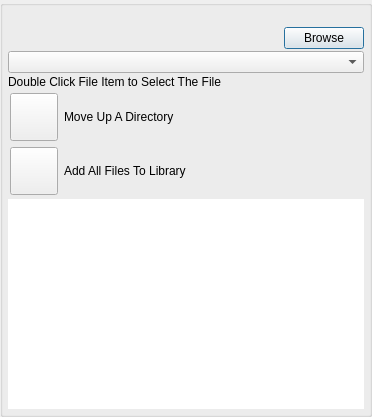
<?xml version="1.0" encoding="UTF-8"?>
<ui version="4.0">
 <class>BrowseFilesWidget</class>
 <widget class="QDialog" name="BrowseFilesWidget">
  <property name="windowModality">
   <enum>Qt::ApplicationModal</enum>
  </property>
  <property name="geometry">
   <rect>
    <x>0</x>
    <y>0</y>
    <width>372</width>
    <height>417</height>
   </rect>
  </property>
  <property name="windowTitle">
   <string>Browse Files</string>
  </property>
  <property name="windowOpacity">
   <double>1.000000000000000</double>
  </property>
  <property name="toolTip">
   <string/>
  </property>
  <layout class="QVBoxLayout" name="verticalLayout">
   <property name="spacing">
    <number>0</number>
   </property>
   <property name="leftMargin">
    <number>0</number>
   </property>
   <property name="topMargin">
    <number>0</number>
   </property>
   <property name="rightMargin">
    <number>0</number>
   </property>
   <property name="bottomMargin">
    <number>0</number>
   </property>
   <item>
    <widget class="TitleBarWidget" name="m_TitleBarWidget" native="true">
     <property name="sizePolicy">
      <sizepolicy hsizetype="Expanding" vsizetype="Minimum">
       <horstretch>0</horstretch>
       <verstretch>0</verstretch>
      </sizepolicy>
     </property>
     <property name="minimumSize">
      <size>
       <width>0</width>
       <height>0</height>
      </size>
     </property>
     <property name="maximumSize">
      <size>
       <width>16777215</width>
       <height>16777215</height>
      </size>
     </property>
    </widget>
   </item>
   <item>
    <widget class="QGroupBox" name="FileItemsBox">
     <property name="minimumSize">
      <size>
       <width>0</width>
       <height>0</height>
      </size>
     </property>
     <property name="title">
      <string/>
     </property>
     <layout class="QVBoxLayout" name="verticalLayout_2">
      <property name="spacing">
       <number>2</number>
      </property>
      <property name="leftMargin">
       <number>5</number>
      </property>
      <property name="topMargin">
       <number>5</number>
      </property>
      <property name="rightMargin">
       <number>5</number>
      </property>
      <property name="bottomMargin">
       <number>5</number>
      </property>
      <item>
       <widget class="QLabel" name="m_StatusLabel">
        <property name="sizePolicy">
         <sizepolicy hsizetype="Expanding" vsizetype="Preferred">
          <horstretch>0</horstretch>
          <verstretch>0</verstretch>
         </sizepolicy>
        </property>
        <property name="text">
         <string notr="true"/>
        </property>
       </widget>
      </item>
      <item>
       <layout class="QHBoxLayout" name="horizontalLayout_3">
        <item>
         <widget class="VxLabel" name="m_CurDirLabel">
          <property name="sizePolicy">
           <sizepolicy hsizetype="Expanding" vsizetype="Preferred">
            <horstretch>0</horstretch>
            <verstretch>0</verstretch>
           </sizepolicy>
          </property>
          <property name="minimumSize">
           <size>
            <width>0</width>
            <height>0</height>
           </size>
          </property>
          <property name="maximumSize">
           <size>
            <width>16777215</width>
            <height>16777215</height>
           </size>
          </property>
          <property name="layoutDirection">
           <enum>Qt::LeftToRight</enum>
          </property>
          <property name="text">
           <string/>
          </property>
          <property name="scaledContents">
           <bool>false</bool>
          </property>
          <property name="alignment">
           <set>Qt::AlignLeading|Qt::AlignLeft|Qt::AlignTop</set>
          </property>
          <property name="wordWrap">
           <bool>true</bool>
          </property>
          <property name="margin">
           <number>0</number>
          </property>
         </widget>
        </item>
        <item>
         <widget class="QPushButton" name="m_BrowseButton">
          <property name="text">
           <string>Browse</string>
          </property>
         </widget>
        </item>
       </layout>
      </item>
      <item>
       <widget class="VxComboBoxFileFilter" name="m_FileFilterComboBox"/>
      </item>
      <item>
       <widget class="QLabel" name="m_DoubleTapInstructionLabel">
        <property name="text">
         <string>Double Click File Item to Select The File</string>
        </property>
       </widget>
      </item>
      <item>
       <widget class="QWidget" name="m_UpDirWidget" native="true">
        <layout class="QHBoxLayout" name="horizontalLayout_2">
         <property name="leftMargin">
          <number>2</number>
         </property>
         <property name="topMargin">
          <number>2</number>
         </property>
         <property name="rightMargin">
          <number>2</number>
         </property>
         <property name="bottomMargin">
          <number>2</number>
         </property>
         <item>
          <widget class="VxPushButton" name="m_UpDirectoryButton">
           <property name="minimumSize">
            <size>
             <width>48</width>
             <height>48</height>
            </size>
           </property>
           <property name="maximumSize">
            <size>
             <width>48</width>
             <height>48</height>
            </size>
           </property>
           <property name="text">
            <string/>
           </property>
           <property name="iconSize">
            <size>
             <width>48</width>
             <height>48</height>
            </size>
           </property>
          </widget>
         </item>
         <item>
          <widget class="VxLabel" name="m_UpDirectoryLabel">
           <property name="sizePolicy">
            <sizepolicy hsizetype="Expanding" vsizetype="Preferred">
             <horstretch>0</horstretch>
             <verstretch>0</verstretch>
            </sizepolicy>
           </property>
           <property name="text">
            <string>Move Up A Directory</string>
           </property>
          </widget>
         </item>
        </layout>
       </widget>
      </item>
      <item>
       <widget class="QWidget" name="m_AddAllWidget" native="true">
        <layout class="QHBoxLayout" name="horizontalLayout_4">
         <property name="leftMargin">
          <number>2</number>
         </property>
         <property name="topMargin">
          <number>2</number>
         </property>
         <property name="rightMargin">
          <number>2</number>
         </property>
         <property name="bottomMargin">
          <number>2</number>
         </property>
         <item>
          <widget class="VxPushButton" name="m_AddAllButton">
           <property name="minimumSize">
            <size>
             <width>48</width>
             <height>48</height>
            </size>
           </property>
           <property name="maximumSize">
            <size>
             <width>48</width>
             <height>48</height>
            </size>
           </property>
           <property name="text">
            <string/>
           </property>
           <property name="iconSize">
            <size>
             <width>48</width>
             <height>48</height>
            </size>
           </property>
          </widget>
         </item>
         <item>
          <widget class="VxLabel" name="m_AddAllLabel">
           <property name="sizePolicy">
            <sizepolicy hsizetype="Expanding" vsizetype="Preferred">
             <horstretch>0</horstretch>
             <verstretch>0</verstretch>
            </sizepolicy>
           </property>
           <property name="text">
            <string>Add All Files To Library</string>
           </property>
          </widget>
         </item>
        </layout>
       </widget>
      </item>
      <item>
       <widget class="QListWidget" name="FileItemList">
        <property name="font">
         <font>
          <pointsize>8</pointsize>
         </font>
        </property>
        <property name="frameShape">
         <enum>QFrame::NoFrame</enum>
        </property>
        <property name="frameShadow">
         <enum>QFrame::Plain</enum>
        </property>
        <property name="lineWidth">
         <number>0</number>
        </property>
        <property name="iconSize">
         <size>
          <width>32</width>
          <height>32</height>
         </size>
        </property>
        <property name="verticalScrollMode">
         <enum>QAbstractItemView::ScrollPerPixel</enum>
        </property>
        <property name="resizeMode">
         <enum>QListView::Adjust</enum>
        </property>
        <property name="uniformItemSizes">
         <bool>true</bool>
        </property>
       </widget>
      </item>
     </layout>
    </widget>
   </item>
   <item>
    <widget class="BottomBarWidget" name="m_BottomBarWidget" native="true">
     <property name="sizePolicy">
      <sizepolicy hsizetype="Expanding" vsizetype="Minimum">
       <horstretch>0</horstretch>
       <verstretch>0</verstretch>
      </sizepolicy>
     </property>
     <property name="minimumSize">
      <size>
       <width>30</width>
       <height>0</height>
      </size>
     </property>
     <property name="autoFillBackground">
      <bool>true</bool>
     </property>
    </widget>
   </item>
  </layout>
 </widget>
 <customwidgets>
  <customwidget>
   <class>VxPushButton</class>
   <extends>QPushButton</extends>
   <header>VxPushButton.h</header>
  </customwidget>
  <customwidget>
   <class>VxLabel</class>
   <extends>QLabel</extends>
   <header>VxLabel.h</header>
  </customwidget>
  <customwidget>
   <class>VxComboBoxFileFilter</class>
   <extends>QComboBox</extends>
   <header>VxComboBoxFileFilter.h</header>
  </customwidget>
  <customwidget>
   <class>TitleBarWidget</class>
   <extends>QWidget</extends>
   <header>TitleBarWidget.h</header>
   <container>1</container>
  </customwidget>
  <customwidget>
   <class>BottomBarWidget</class>
   <extends>QWidget</extends>
   <header location="global">BottomBarWidget.h</header>
   <container>1</container>
  </customwidget>
 </customwidgets>
 <resources/>
 <connections/>
</ui>
